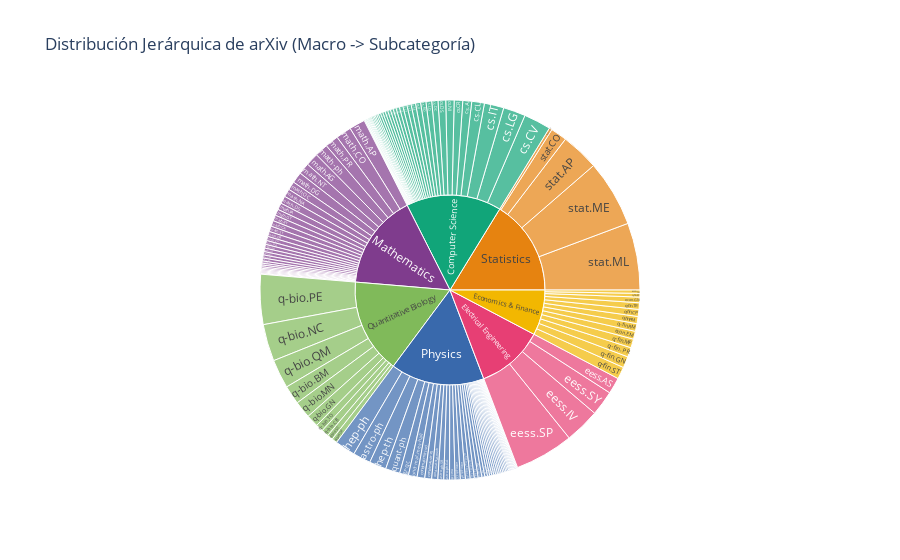

This figure's notebook cell:
### Code cell
import plotly.express as px

# Preparamos los datos: Contamos cuántos papers hay por macro y subcategoría
df_sunburst = df_label.groupby(['macro_cat', 'primary_cat']).size().reset_index(name='cantidad')

# Filtramos las muy pequeñas para que el gráfico no se vea sucio
df_sunburst = df_sunburst[df_sunburst['cantidad'] > 50] 

fig = px.sunburst(
    df_sunburst, 
    path=['macro_cat', 'primary_cat'], 
    values='cantidad',
    title='Distribución Jerárquica de arXiv (Macro -> Subcategoría)',
    color='macro_cat', # Colorear por departamento
    color_discrete_sequence=px.colors.qualitative.Bold
)

fig.show()

### Figure 1 — Plotly figure (JSON) as saved in the notebook; plotly's stock layout.template omitted (floating-point values rounded to 4 significant figures; data arrays with more than 128 entries replaced by an {"elided": "..."} marker saying what was removed)
{"data": [{"branchvalues": "total", "customdata": {"elided": "153x1 str values"}, "domain": {"x": [0, 1], "y": [0, 1]}, "hovertemplate": "labels=%{label}<br>cantidad=%{value}<br>parent=%{parent}<br>id=%{id}<br>macro_cat=%{customdata[0]}<extra></extra>", "ids": {"elided": "153 str values"}, "labels": {"elided": "153 str values"}, "marker": {"colors": {"elided": "153 str values"}}, "name": "", "parents": {"elided": "153 str values"}, "type": "sunburst", "values": {"elided": "153 int values"}}], "layout": {"legend": {"tracegroupgap": 0}, "sunburstcolorway": ["rgb(127, 60, 141)", "rgb(17, 165, 121)", "rgb(57, 105, 172)", "rgb(242, 183, 1)", "rgb(231, 63, 116)", "rgb(128, 186, 90)", "rgb(230, 131, 16)", "rgb(0, 134, 149)", "rgb(207, 28, 144)", "rgb(249, 123, 114)", "rgb(165, 170, 153)"], "title": {"text": "Distribución Jerárquica de arXiv (Macro -> Subcategoría)"}}}
